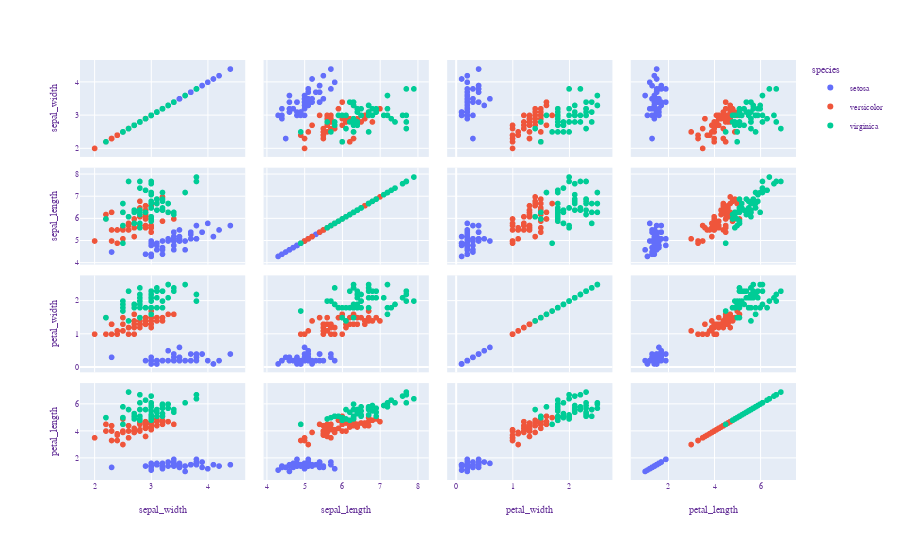

The notebook cell this image was saved under:
### Markdown cell above
### Scatter matrix

### Code cell
df = px.data.iris()
fig = px.scatter_matrix(df, 
                        dimensions=["sepal_width", "sepal_length", "petal_width", "petal_length"],
                          color="species")
fig.update_layout(
  legend_title="Species",
  font=dict(
    family="Courier New",
    size=8,
    color="RebeccaPurple"
  ),
  #paper_bgcolor="LightSteelBlue",
  #plot_bgcolor="white"
)
fig.show()

### Figure 1 — Plotly figure (JSON) as saved in the notebook; plotly's stock layout.template omitted (floating-point values rounded to 4 significant figures)
{"data": [{"dimensions": [{"axis": {"matches": true}, "label": "sepal_width", "values": [3.5, 3, 3.2, 3.1, 3.6, 3.9, 3.4, 3.4, 2.9, 3.1, 3.7, 3.4, 3, 3, 4, 4.4, 3.9, 3.5, 3.8, 3.8, 3.4, 3.7, 3.6, 3.3, 3.4, 3, 3.4, 3.5, 3.4, 3.2, 3.1, 3.4, 4.1, 4.2, 3.1, 3.2, 3.5, 3.1, 3, 3.4, 3.5, 2.3, 3.2, 3.5, 3.8, 3, 3.8, 3.2, 3.7, 3.3]}, {"axis": {"matches": true}, "label": "sepal_length", "values": [5.1, 4.9, 4.7, 4.6, 5, 5.4, 4.6, 5, 4.4, 4.9, 5.4, 4.8, 4.8, 4.3, 5.8, 5.7, 5.4, 5.1, 5.7, 5.1, 5.4, 5.1, 4.6, 5.1, 4.8, 5, 5, 5.2, 5.2, 4.7, 4.8, 5.4, 5.2, 5.5, 4.9, 5, 5.5, 4.9, 4.4, 5.1, 5, 4.5, 4.4, 5, 5.1, 4.8, 5.1, 4.6, 5.3, 5]}, {"axis": {"matches": true}, "label": "petal_width", "values": [0.2, 0.2, 0.2, 0.2, 0.2, 0.4, 0.3, 0.2, 0.2, 0.1, 0.2, 0.2, 0.1, 0.1, 0.2, 0.4, 0.4, 0.3, 0.3, 0.3, 0.2, 0.4, 0.2, 0.5, 0.2, 0.2, 0.4, 0.2, 0.2, 0.2, 0.2, 0.4, 0.1, 0.2, 0.1, 0.2, 0.2, 0.1, 0.2, 0.2, 0.3, 0.3, 0.2, 0.6, 0.4, 0.3, 0.2, 0.2, 0.2, 0.2]}, {"axis": {"matches": true}, "label": "petal_length", "values": [1.4, 1.4, 1.3, 1.5, 1.4, 1.7, 1.4, 1.5, 1.4, 1.5, 1.5, 1.6, 1.4, 1.1, 1.2, 1.5, 1.3, 1.4, 1.7, 1.5, 1.7, 1.5, 1, 1.7, 1.9, 1.6, 1.6, 1.5, 1.4, 1.6, 1.6, 1.5, 1.5, 1.4, 1.5, 1.2, 1.3, 1.5, 1.3, 1.5, 1.3, 1.3, 1.3, 1.6, 1.9, 1.4, 1.6, 1.4, 1.5, 1.4]}], "hovertemplate": "species=setosa<br>%{xaxis.title.text}=%{x}<br>%{yaxis.title.text}=%{y}<extra></extra>", "legendgroup": "setosa", "marker": {"color": "#636efa", "symbol": "circle"}, "name": "setosa", "showlegend": true, "type": "splom"}, {"dimensions": [{"axis": {"matches": true}, "label": "sepal_width", "values": [3.2, 3.2, 3.1, 2.3, 2.8, 2.8, 3.3, 2.4, 2.9, 2.7, 2, 3, 2.2, 2.9, 2.9, 3.1, 3, 2.7, 2.2, 2.5, 3.2, 2.8, 2.5, 2.8, 2.9, 3, 2.8, 3, 2.9, 2.6, 2.4, 2.4, 2.7, 2.7, 3, 3.4, 3.1, 2.3, 3, 2.5, 2.6, 3, 2.6, 2.3, 2.7, 3, 2.9, 2.9, 2.5, 2.8]}, {"axis": {"matches": true}, "label": "sepal_length", "values": [7, 6.4, 6.9, 5.5, 6.5, 5.7, 6.3, 4.9, 6.6, 5.2, 5, 5.9, 6, 6.1, 5.6, 6.7, 5.6, 5.8, 6.2, 5.6, 5.9, 6.1, 6.3, 6.1, 6.4, 6.6, 6.8, 6.7, 6, 5.7, 5.5, 5.5, 5.8, 6, 5.4, 6, 6.7, 6.3, 5.6, 5.5, 5.5, 6.1, 5.8, 5, 5.6, 5.7, 5.7, 6.2, 5.1, 5.7]}, {"axis": {"matches": true}, "label": "petal_width", "values": [1.4, 1.5, 1.5, 1.3, 1.5, 1.3, 1.6, 1, 1.3, 1.4, 1, 1.5, 1, 1.4, 1.3, 1.4, 1.5, 1, 1.5, 1.1, 1.8, 1.3, 1.5, 1.2, 1.3, 1.4, 1.4, 1.7, 1.5, 1, 1.1, 1, 1.2, 1.6, 1.5, 1.6, 1.5, 1.3, 1.3, 1.3, 1.2, 1.4, 1.2, 1, 1.3, 1.2, 1.3, 1.3, 1.1, 1.3]}, {"axis": {"matches": true}, "label": "petal_length", "values": [4.7, 4.5, 4.9, 4, 4.6, 4.5, 4.7, 3.3, 4.6, 3.9, 3.5, 4.2, 4, 4.7, 3.6, 4.4, 4.5, 4.1, 4.5, 3.9, 4.8, 4, 4.9, 4.7, 4.3, 4.4, 4.8, 5, 4.5, 3.5, 3.8, 3.7, 3.9, 5.1, 4.5, 4.5, 4.7, 4.4, 4.1, 4, 4.4, 4.6, 4, 3.3, 4.2, 4.2, 4.2, 4.3, 3, 4.1]}], "hovertemplate": "species=versicolor<br>%{xaxis.title.text}=%{x}<br>%{yaxis.title.text}=%{y}<extra></extra>", "legendgroup": "versicolor", "marker": {"color": "#EF553B", "symbol": "circle"}, "name": "versicolor", "showlegend": true, "type": "splom"}, {"dimensions": [{"axis": {"matches": true}, "label": "sepal_width", "values": [3.3, 2.7, 3, 2.9, 3, 3, 2.5, 2.9, 2.5, 3.6, 3.2, 2.7, 3, 2.5, 2.8, 3.2, 3, 3.8, 2.6, 2.2, 3.2, 2.8, 2.8, 2.7, 3.3, 3.2, 2.8, 3, 2.8, 3, 2.8, 3.8, 2.8, 2.8, 2.6, 3, 3.4, 3.1, 3, 3.1, 3.1, 3.1, 2.7, 3.2, 3.3, 3, 2.5, 3, 3.4, 3]}, {"axis": {"matches": true}, "label": "sepal_length", "values": [6.3, 5.8, 7.1, 6.3, 6.5, 7.6, 4.9, 7.3, 6.7, 7.2, 6.5, 6.4, 6.8, 5.7, 5.8, 6.4, 6.5, 7.7, 7.7, 6, 6.9, 5.6, 7.7, 6.3, 6.7, 7.2, 6.2, 6.1, 6.4, 7.2, 7.4, 7.9, 6.4, 6.3, 6.1, 7.7, 6.3, 6.4, 6, 6.9, 6.7, 6.9, 5.8, 6.8, 6.7, 6.7, 6.3, 6.5, 6.2, 5.9]}, {"axis": {"matches": true}, "label": "petal_width", "values": [2.5, 1.9, 2.1, 1.8, 2.2, 2.1, 1.7, 1.8, 1.8, 2.5, 2, 1.9, 2.1, 2, 2.4, 2.3, 1.8, 2.2, 2.3, 1.5, 2.3, 2, 2, 1.8, 2.1, 1.8, 1.8, 1.8, 2.1, 1.6, 1.9, 2, 2.2, 1.5, 1.4, 2.3, 2.4, 1.8, 1.8, 2.1, 2.4, 2.3, 1.9, 2.3, 2.5, 2.3, 1.9, 2, 2.3, 1.8]}, {"axis": {"matches": true}, "label": "petal_length", "values": [6, 5.1, 5.9, 5.6, 5.8, 6.6, 4.5, 6.3, 5.8, 6.1, 5.1, 5.3, 5.5, 5, 5.1, 5.3, 5.5, 6.7, 6.9, 5, 5.7, 4.9, 6.7, 4.9, 5.7, 6, 4.8, 4.9, 5.6, 5.8, 6.1, 6.4, 5.6, 5.1, 5.6, 6.1, 5.6, 5.5, 4.8, 5.4, 5.6, 5.1, 5.1, 5.9, 5.7, 5.2, 5, 5.2, 5.4, 5.1]}], "hovertemplate": "species=virginica<br>%{xaxis.title.text}=%{x}<br>%{yaxis.title.text}=%{y}<extra></extra>", "legendgroup": "virginica", "marker": {"color": "#00cc96", "symbol": "circle"}, "name": "virginica", "showlegend": true, "type": "splom"}], "layout": {"dragmode": "select", "font": {"color": "RebeccaPurple", "family": "Courier New", "size": 8}, "legend": {"title": {"text": "species"}, "tracegroupgap": 0}, "margin": {"t": 60}}}
